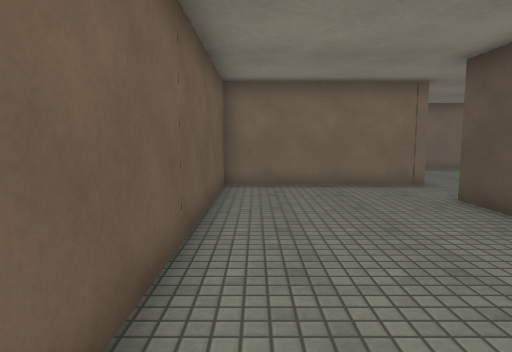
[1] (above)

17 first-person views from a walk through a 3-D level made in the Unity game engine. The camera is 1.3 m above the floor, tilts 6° down and sees 75° across. The floor is counted in squares, 1 m on a side. Each view is taken from the middle of a square. On the plan, view 1 faces up. The plan holds only what a view shows up to about 14 squares ahead; the rest is blank. The place goes on beyond the plan. Surface patterns are stand-ins for the level's own textures.

[2]
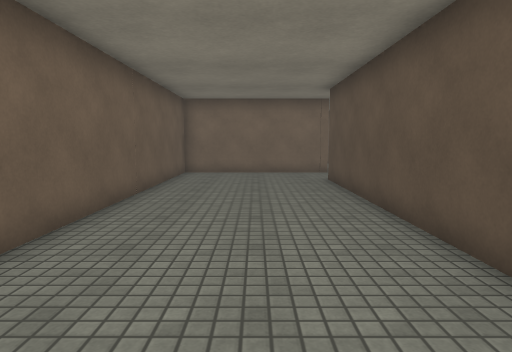

[3]
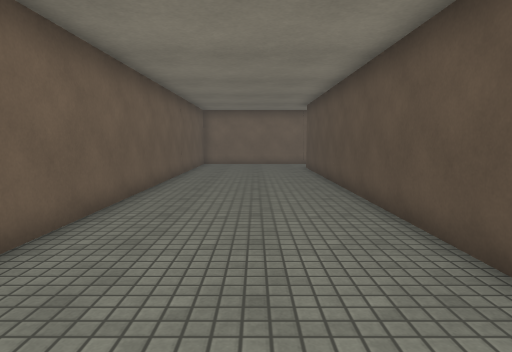

[4]
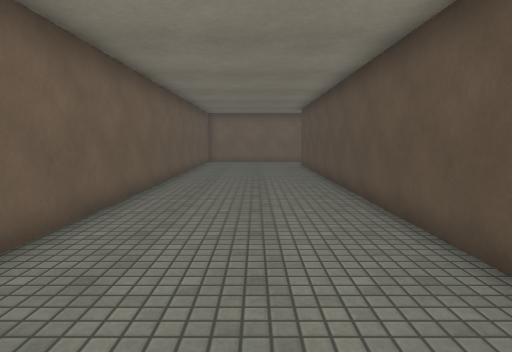

[5]
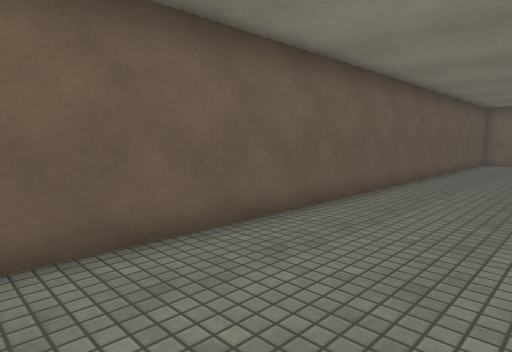

[6]
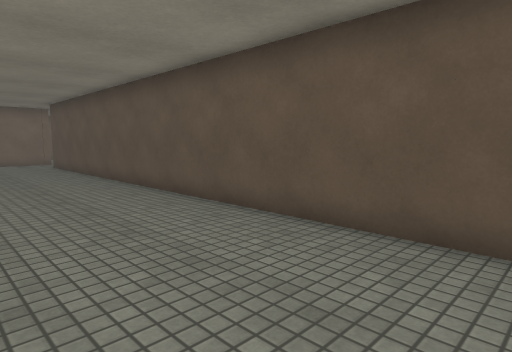

[7]
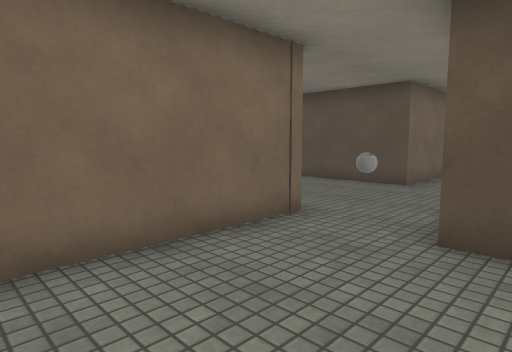

[8]
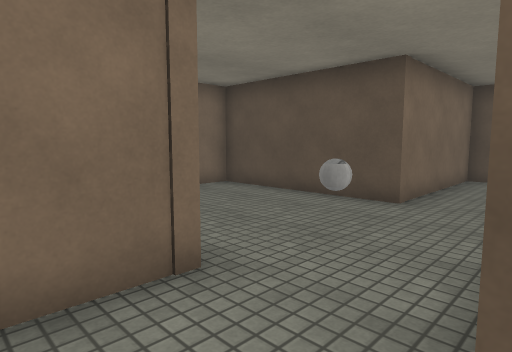

[9]
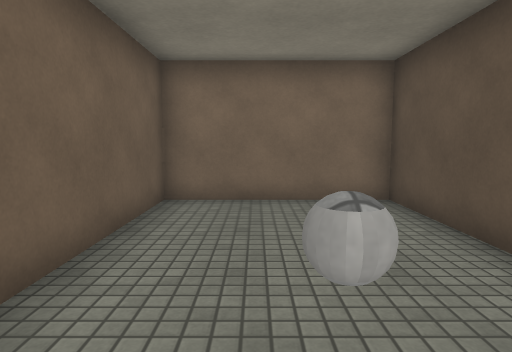

[10]
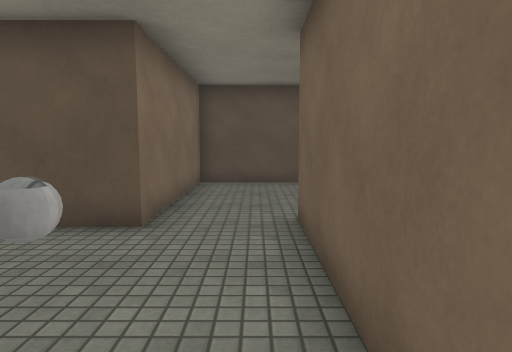

[11]
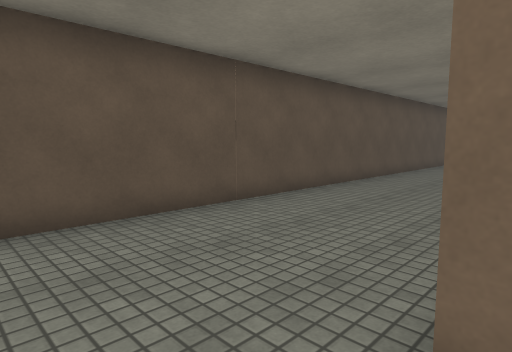

[12]
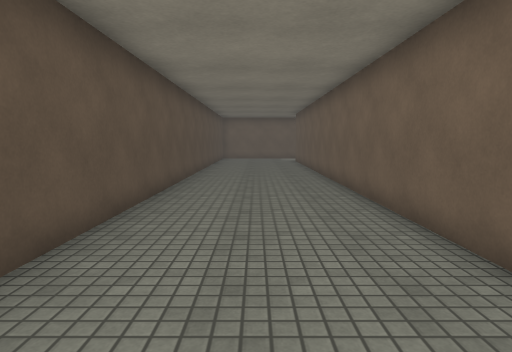

[13]
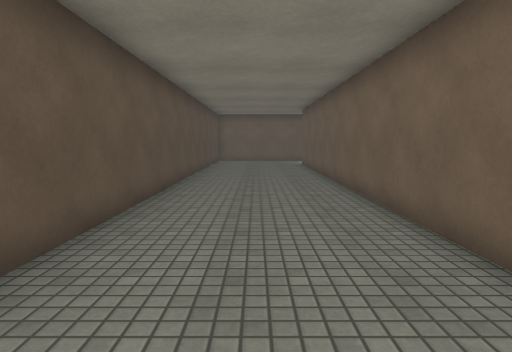

[14]
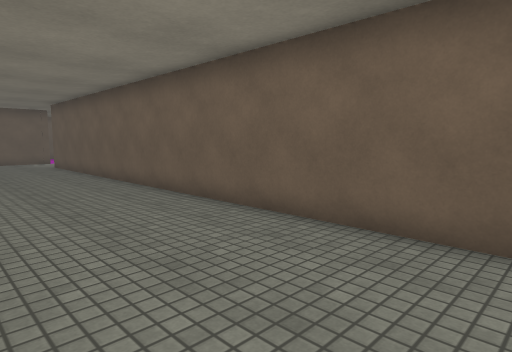

[15]
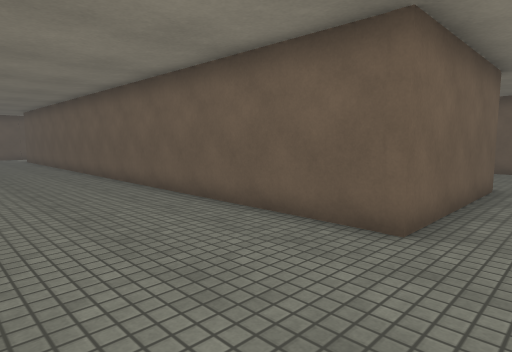

[16]
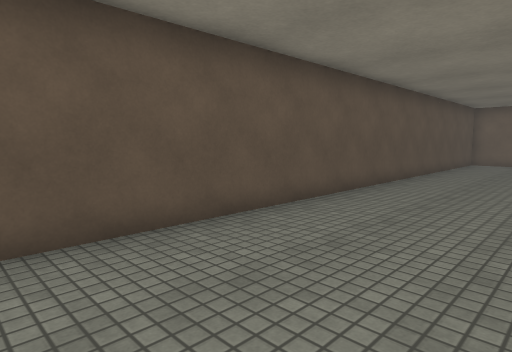

[17]
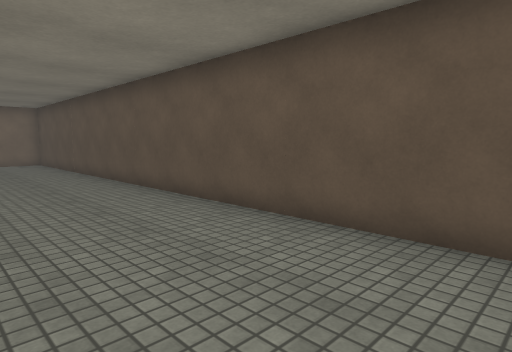

### Floor plan
Points are (right, up) in squares from view 1. A wall is a line through its corners. A room is listed if a view was taken in it or the views show most of it. See-through windows are left out.
Room 1 (views 1, 2, 3, 4, 5, 6, 7, 8)
walls: (4.5, -10.5) (4.5, 7.3); (5, 9.8) (-0.9, 9.8) (-0.9, -10.6)
ways out: opening at (5, 8.5) to room 2
Room 2 (views 9, 10, 11)
walls: (10, 9.8) (10, 15.3) (5, 15.3) (5, 10.5); (4.5, 7.3) (10.4, 7.3)
ways out: opening at (5, 8.5) to room 1; opening at (10, 8.5) to room 3
objects: ball (7, 10) to (8, 10)
Room 3 (views 12, 13, 14, 15, 16, 17)
walls: (10.4, 7.3) (10.4, -11.5); (15.4, -11.5) (15.4, 9.8) (10, 9.8)
ways out: opening at (10, 8.5) to room 2

Where each view was taken, in squares from view 1:
view 1: 0 up, 0 right, facing up
view 2: 4 down, 2 right, facing up
view 3: 9 down, 2 right, facing up
view 4: 11 down, 2 right, facing up
view 5: 11 down, 3 right, facing up-left
view 6: 11 down, 0 right, facing up-right
view 7: 6 up, 0 right, facing up-right
view 8: 7 up, 3 right, facing up-right
view 9: 8 up, 7 right, facing up
view 10: 8 up, 5 right, facing right
view 11: 9 up, 10 right, facing down-right
view 12: 6 up, 13 right, facing down
view 13: 3 up, 13 right, facing down
view 14: 3 up, 15 right, facing down-left
view 15: 9 up, 15 right, facing down-left
view 16: 2 up, 11 right, facing down-right
view 17: 11 down, 11 right, facing up-right
